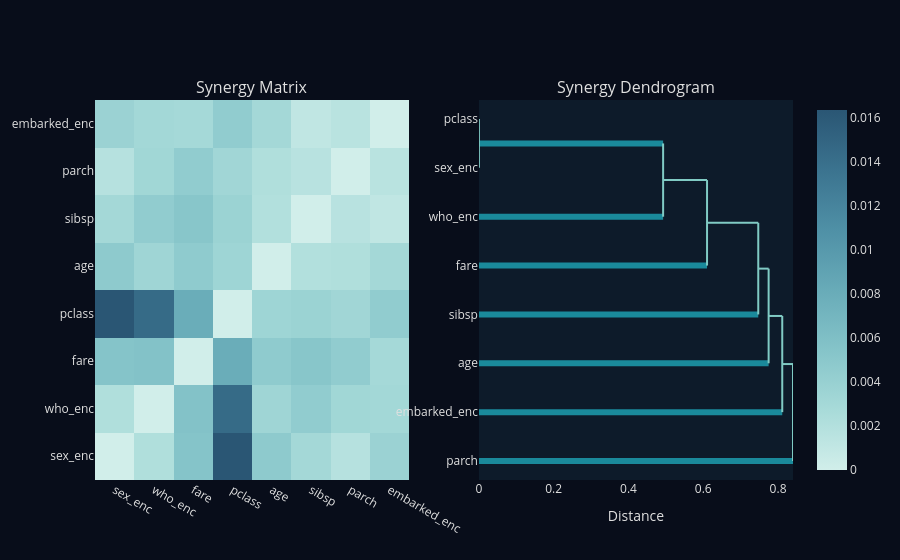
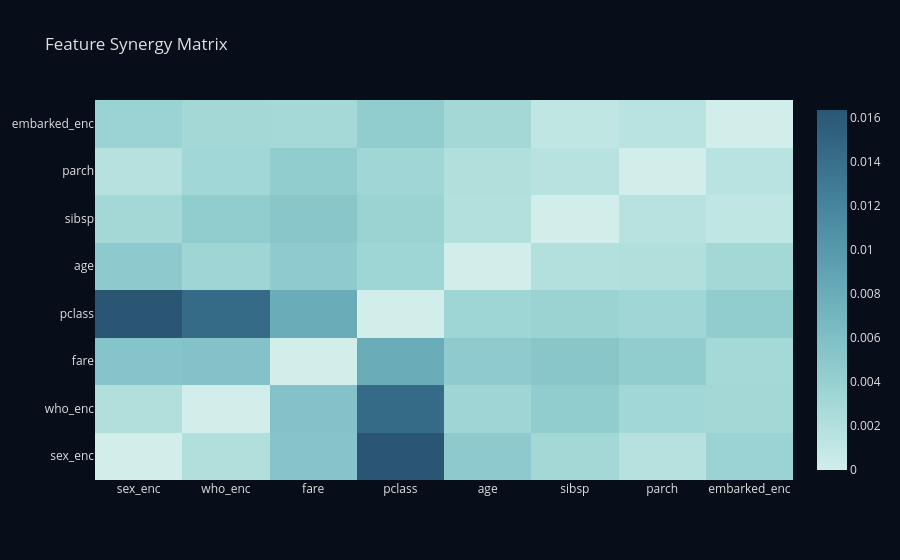
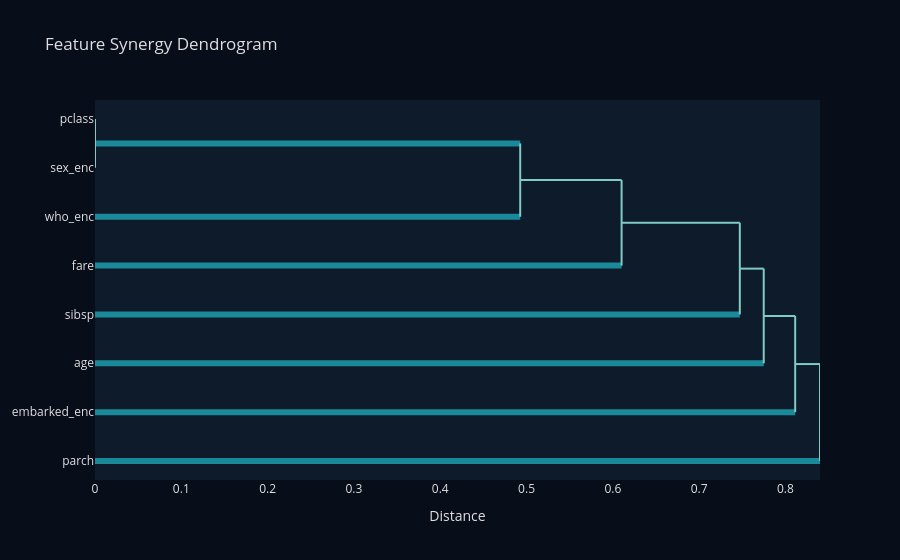

Notebook code for these charts, in order:
### Markdown cell above
## 7. XAI: Synergy

### Code cell
print("\n[7] Synergy analysis (interaction SHAP):")
fig_syn = report.plot_synergy(kind="both", sample_size=300)
heatmaps = [t for t in fig_syn.data if t.type == "heatmap"]
scatters  = [t for t in fig_syn.data if t.type == "scatter"]
assert len(heatmaps) >= 1, "synergy 'both' should have heatmap"
assert len(scatters) >= 1, "synergy 'both' should have dendrogram scatter"
print(f"  ✓ plot_synergy(kind='both') OK  |  heatmap={len(heatmaps)}, dendrogram traces={len(scatters)}")

fig_syn_m = report.plot_synergy(kind="matrix", sample_size=300)
print(f"  ✓ plot_synergy(kind='matrix') OK")

fig_syn_d = report.plot_synergy(kind="dendrogram", sample_size=300)
print(f"  ✓ plot_synergy(kind='dendrogram') OK")

### Figure 1 — Plotly figure (JSON) as saved in the notebook; plotly's stock layout.template omitted (floating-point values rounded to 4 significant figures)
{"data": [{"colorscale": [[0, "rgb(209, 238, 234)"], [0.1667, "rgb(168, 219, 217)"], [0.3333, "rgb(133, 196, 201)"], [0.5, "rgb(104, 171, 184)"], [0.6667, "rgb(79, 144, 166)"], [0.8333, "rgb(59, 115, 143)"], [1, "rgb(42, 86, 116)"]], "showscale": true, "type": "heatmap", "x": ["sex_enc", "who_enc", "fare", "pclass", "age", "sibsp", "parch", "embarked_enc"], "xaxis": "x", "y": ["sex_enc", "who_enc", "fare", "pclass", "age", "sibsp", "parch", "embarked_enc"], "yaxis": "y", "z": [[0.0, 0.00218, 0.00547, 0.01635, 0.004776, 0.003051, 0.00182, 0.003775], [0.00218, 0.0, 0.005646, 0.01441, 0.003431, 0.004505, 0.003258, 0.003115], [0.00547, 0.005646, 0.0, 0.008009, 0.00468, 0.005254, 0.004484, 0.00294], [0.01635, 0.01441, 0.008009, 0.0, 0.003489, 0.003731, 0.00328, 0.0045], [0.004776, 0.003431, 0.00468, 0.003489, 0.0, 0.002033, 0.002201, 0.003054], [0.003051, 0.004505, 0.005254, 0.003731, 0.002033, 0.0, 0.001677, 0.00113], [0.00182, 0.003258, 0.004484, 0.00328, 0.002201, 0.001677, 0.0, 0.001591], [0.003775, 0.003115, 0.00294, 0.0045, 0.003054, 0.00113, 0.001591, 0.0]]}, {"hoverinfo": "skip", "line": {"color": "#1A8A9B", "width": 6}, "mode": "lines", "showlegend": false, "type": "scatter", "x": [0, 0, null, 0, 0, null, 0, 0.4927, null, 0, 0.4927, null, 0, 0.6101, null, 0, 0.7471, null, 0, 0.7748, null, 0, 0.8113, null, 0, 0.84, null], "xaxis": "x2", "y": [65, 65, null, 75, 75, null, 55, 55, null, 70, 70, null, 45, 45, null, 35, 35, null, 25, 25, null, 15, 15, null, 5, 5, null], "yaxis": "y2"}, {"hoverinfo": "skip", "line": {"color": "#80CBC4", "width": 2}, "mode": "lines", "showlegend": false, "type": "scatter", "x": [0, 0, null, 0.4927, 0.4927, null, 0.6101, 0.6101, null, 0.4927, 0.6101, null, 0.7471, 0.7471, null, 0.6101, 0.7471, null, 0.7748, 0.7748, null, 0.7471, 0.7748, null, 0.8113, 0.8113, null, 0.7748, 0.8113, null, 0.84, 0.84, null, 0.8113, 0.84, null], "xaxis": "x2", "y": [65, 75, null, 55, 70, null, 45, 62.5, null, 62.5, 62.5, null, 35, 53.75, null, 53.75, 53.75, null, 25, 44.38, null, 44.38, 44.38, null, 15, 34.69, null, 34.69, 34.69, null, 5, 24.84, null, 24.84, 24.84, null], "yaxis": "y2"}], "layout": {"annotations": [{"font": {"size": 16}, "showarrow": false, "text": "Synergy Matrix", "x": 0.225, "xanchor": "center", "xref": "paper", "y": 1, "yanchor": "bottom", "yref": "paper"}, {"font": {"size": 16}, "showarrow": false, "text": "Synergy Dendrogram", "x": 0.775, "xanchor": "center", "xref": "paper", "y": 1, "yanchor": "bottom", "yref": "paper"}], "font": {"color": "#E0E0E0"}, "paper_bgcolor": "#080D1A", "plot_bgcolor": "#0D1B2A", "xaxis": {"anchor": "y", "domain": [0, 0.45], "showgrid": false, "zeroline": false}, "xaxis2": {"anchor": "y2", "domain": [0.55, 1], "showgrid": false, "title": {"text": "Distance"}, "zeroline": false}, "yaxis": {"anchor": "x", "domain": [0, 1], "showgrid": false, "zeroline": false}, "yaxis2": {"anchor": "x2", "domain": [0, 1], "showgrid": false, "tickmode": "array", "ticktext": ["parch", "embarked_enc", "age", "sibsp", "fare", "who_enc", "sex_enc", "pclass"], "tickvals": [5, 15, 25, 35, 45, 55, 65, 75], "zeroline": false}}}

### Figure 2 — Plotly figure (JSON) as saved in the notebook; plotly's stock layout.template omitted (floating-point values rounded to 4 significant figures)
{"data": [{"colorscale": [[0, "rgb(209, 238, 234)"], [0.1667, "rgb(168, 219, 217)"], [0.3333, "rgb(133, 196, 201)"], [0.5, "rgb(104, 171, 184)"], [0.6667, "rgb(79, 144, 166)"], [0.8333, "rgb(59, 115, 143)"], [1, "rgb(42, 86, 116)"]], "showscale": true, "type": "heatmap", "x": ["sex_enc", "who_enc", "fare", "pclass", "age", "sibsp", "parch", "embarked_enc"], "y": ["sex_enc", "who_enc", "fare", "pclass", "age", "sibsp", "parch", "embarked_enc"], "z": [[0.0, 0.00218, 0.00547, 0.01635, 0.004776, 0.003051, 0.00182, 0.003775], [0.00218, 0.0, 0.005646, 0.01441, 0.003431, 0.004505, 0.003258, 0.003115], [0.00547, 0.005646, 0.0, 0.008009, 0.00468, 0.005254, 0.004484, 0.00294], [0.01635, 0.01441, 0.008009, 0.0, 0.003489, 0.003731, 0.00328, 0.0045], [0.004776, 0.003431, 0.00468, 0.003489, 0.0, 0.002033, 0.002201, 0.003054], [0.003051, 0.004505, 0.005254, 0.003731, 0.002033, 0.0, 0.001677, 0.00113], [0.00182, 0.003258, 0.004484, 0.00328, 0.002201, 0.001677, 0.0, 0.001591], [0.003775, 0.003115, 0.00294, 0.0045, 0.003054, 0.00113, 0.001591, 0.0]]}], "layout": {"font": {"color": "#E0E0E0"}, "paper_bgcolor": "#080D1A", "plot_bgcolor": "#0D1B2A", "title": {"text": "Feature Synergy Matrix"}, "xaxis": {"showgrid": false, "zeroline": false}, "yaxis": {"showgrid": false, "zeroline": false}}}

### Figure 3 — Plotly figure (JSON) as saved in the notebook; plotly's stock layout.template omitted (floating-point values rounded to 4 significant figures)
{"data": [{"hoverinfo": "skip", "line": {"color": "#1A8A9B", "width": 6}, "mode": "lines", "showlegend": false, "type": "scatter", "x": [0, 0, null, 0, 0, null, 0, 0.4927, null, 0, 0.4927, null, 0, 0.6101, null, 0, 0.7471, null, 0, 0.7748, null, 0, 0.8113, null, 0, 0.84, null], "y": [65, 65, null, 75, 75, null, 55, 55, null, 70, 70, null, 45, 45, null, 35, 35, null, 25, 25, null, 15, 15, null, 5, 5, null]}, {"hoverinfo": "skip", "line": {"color": "#80CBC4", "width": 2}, "mode": "lines", "showlegend": false, "type": "scatter", "x": [0, 0, null, 0.4927, 0.4927, null, 0.6101, 0.6101, null, 0.4927, 0.6101, null, 0.7471, 0.7471, null, 0.6101, 0.7471, null, 0.7748, 0.7748, null, 0.7471, 0.7748, null, 0.8113, 0.8113, null, 0.7748, 0.8113, null, 0.84, 0.84, null, 0.8113, 0.84, null], "y": [65, 75, null, 55, 70, null, 45, 62.5, null, 62.5, 62.5, null, 35, 53.75, null, 53.75, 53.75, null, 25, 44.38, null, 44.38, 44.38, null, 15, 34.69, null, 34.69, 34.69, null, 5, 24.84, null, 24.84, 24.84, null]}], "layout": {"font": {"color": "#E0E0E0"}, "paper_bgcolor": "#080D1A", "plot_bgcolor": "#0D1B2A", "title": {"text": "Feature Synergy Dendrogram"}, "xaxis": {"showgrid": false, "title": {"text": "Distance"}, "zeroline": false}, "yaxis": {"showgrid": false, "tickmode": "array", "ticktext": ["parch", "embarked_enc", "age", "sibsp", "fare", "who_enc", "sex_enc", "pclass"], "tickvals": [5, 15, 25, 35, 45, 55, 65, 75], "zeroline": false}}}
